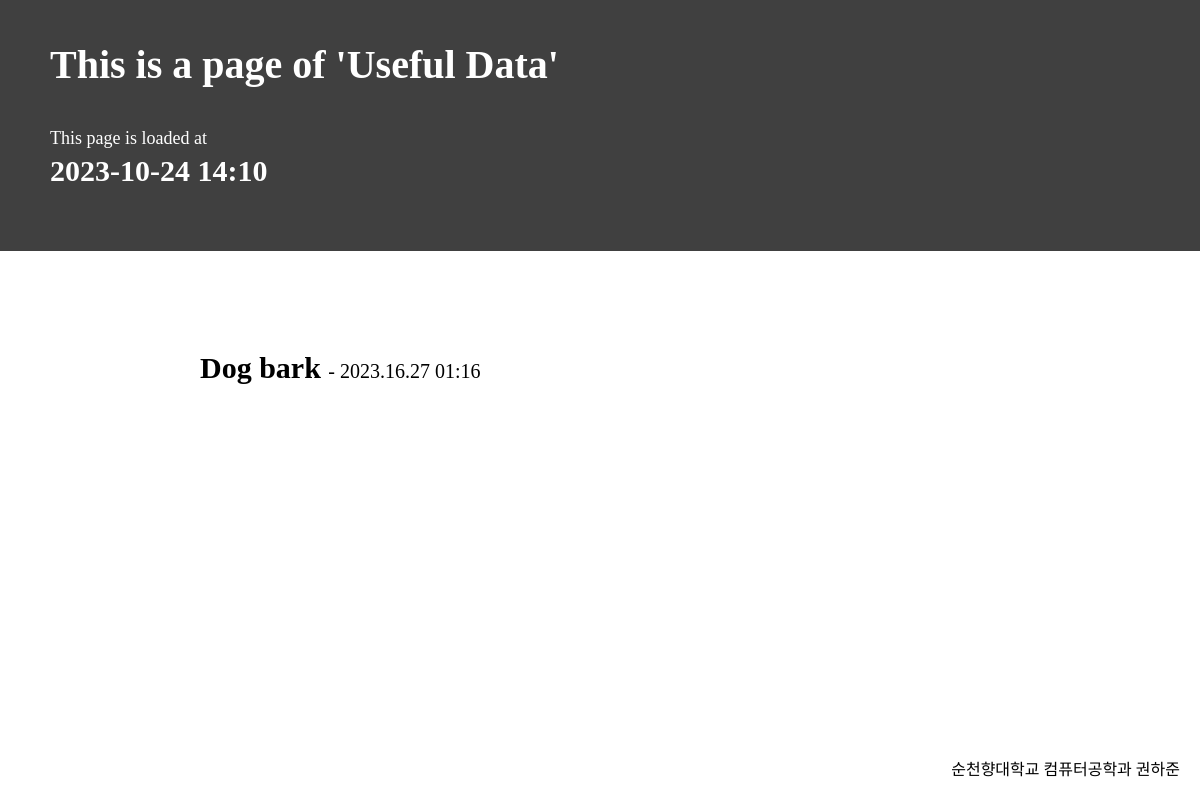
/true-val/, run on an earlier commit of the app's database.
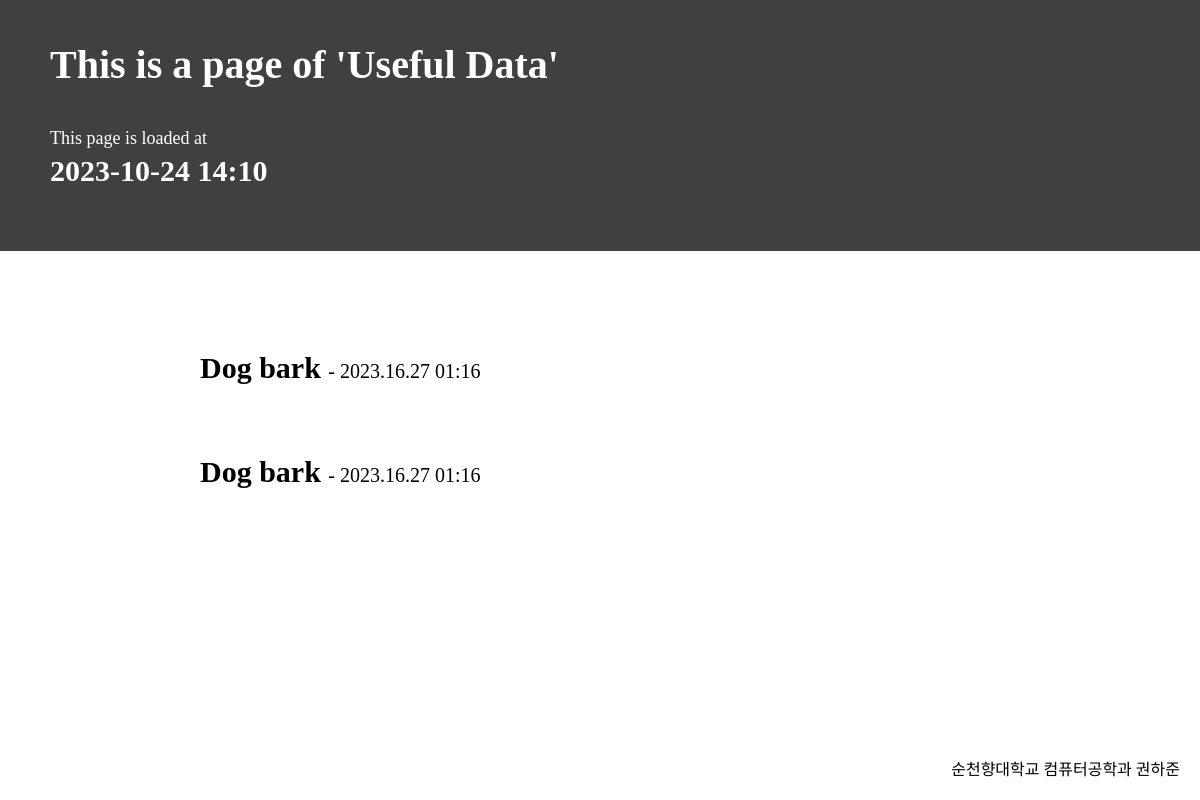
And on a later commit of the database.
### tables this page shows
CREATE TABLE true (id integer primary key, category text, percent_carhorn real, percent_dogbark real, percent_siren real, percent_none real, sound_buf text, datetime text);

### app.py (the view, shortened to what this page needs)
@app.route('/true-val/', methods=['GET', 'POST'])
def true_val():
    if request.method == 'GET':
        now = str(datetime.now())[:16]
        sqlite_connect = sqlite3.connect('sound.db')
        sqlite_cursor = sqlite_connect.cursor()
        sqlite_cursor.execute("SELECT id, category, datetime FROM true")
        db_list = sqlite_cursor.fetchall()
        return render_template('index.html', time = now, dataList = db_list)

### templates/index.html (shortened to what this page needs)
<!DOCTYPE html>
<html lang="ko">
<head>
</head>
<body topmargin="0" leftmargin="0" style="width: 100%; height: 250px;">
    <header style="width: 100%; height: 100%; background-color: #404040; padding-top: 1px; margin-bottom: 100px;">
        <h1 style="margin-top:40px; margin-left:50px; font-size:40px; font-; color:white">
            This is a page of 'Useful Data'
        </h1>
        <div style="margin-top:40px; margin-left:50px; font-size:18px; color:white">
            This page is loaded at
        </div>
        <h2 style="margin-top:5px; margin-left:50px; font-size:30px; color:white">
            {{time}}
        </h2>
    </header>
    {% for id, category, datetime in dataList %}
        <a href="{{id}}" style="color: black; text-decoration:none;" onmouseover="style='text-decoration:underline; color:black'" onmouseout="style='text-decoration:none; color:black;'"><div style="margin-bottom:70px; margin-left: 200px; font-size:30px;"><b>{{category}}</b> <spen style="font-size: 20px;"> - {{datetime}}</spen></div></a>
    {% endfor %}
    <div style="position: fixed; bottom: 20px; right: 20px;">순천향대학교 컴퓨터공학과 권하준</div>
</body>
</html>

What changed in the data, as far as the page shows it:
added true: category "Dog bark", datetime "2023.16.27 01:16"
